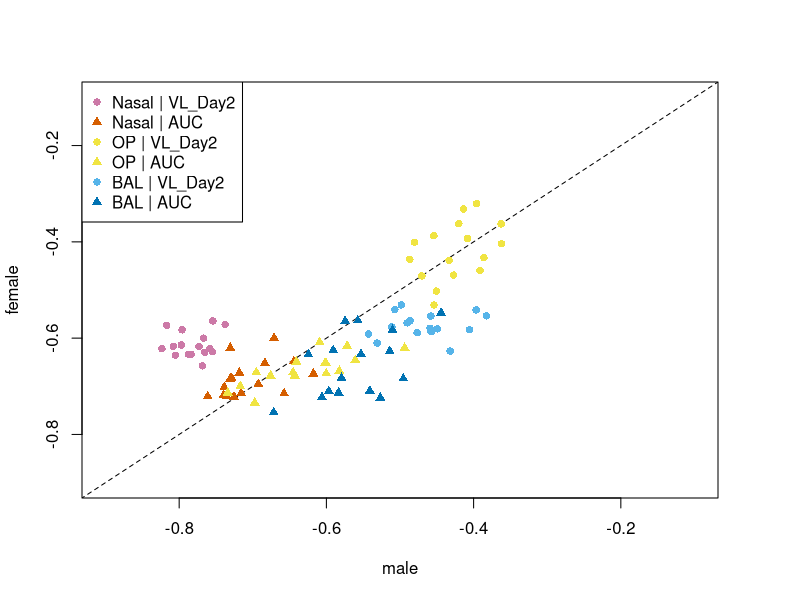
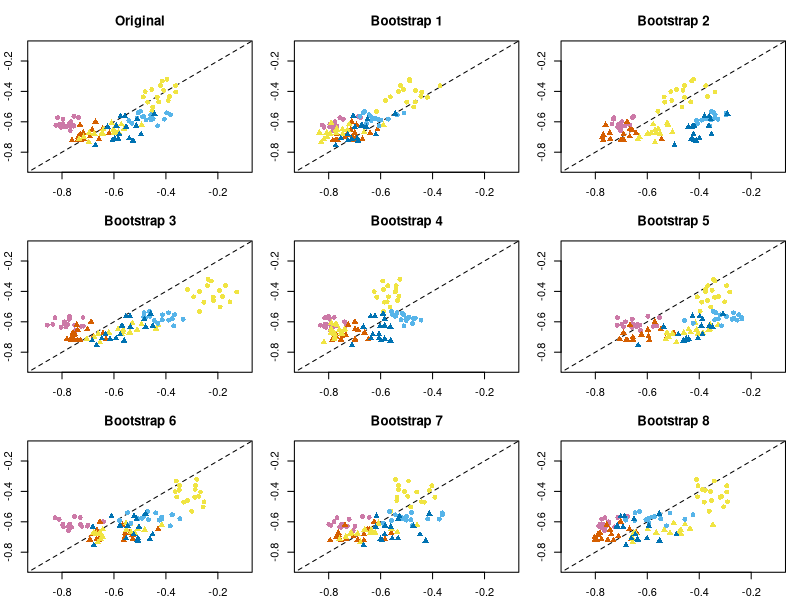

Reproduce these figures in R, in order.
## ---- chunk 1
knitr::opts_chunk$set(echo = TRUE)
library(knitr)
library(kableExtra)
library(ggplot2)
library(RColorBrewer)
library(boot)
library(dplyr)
library(readxl)
library(GGally)
library(cowplot)
library(stringr)
library(ggpubr)
## ---- chunk 2
# At the request of a reviewer, we have created a 6.2 Appendix that redoes the
# correlation Tables 6.2.1 and 6.2.2 except on only the males (6.2.1m, 6.2.2m)
# or the females (6.2.1f, 6.2.2f). We keep most of the code the same as in 
# CoP_SAP_6.2_Final.Rmd and make as few changes as needed.
#
# changes are marked in sections labeled "Appendix Changes"
## ---- chunk 3
#Functions 

#Function to get bootstrap measures of Spearman's correlation between 2 measures
boot.spearman_ci <- function(df, i) {
  df2 <- df[i, ]
  return(cor(df2$logx, df2$logy, use = "complete.obs"))
}

#Function to get Spearman's correlation and 95% CI by bootstrap
cor_return_boot <- function(logx, logy, R=5000) {
  #Get Spearman's correlation
  df1 <- data.frame(logx=logx, logy=logy)
  df1 <- df1[complete.cases(df1), ]
  df <- data.frame(cbind(rank(df1$logx), rank(df1$logy)))
  names(df) <- c("logx", "logy")
  cor_num <- cor.test(df$logx, df$logy)$estimate
  #Do 5000 bootstrap samples to calculate Spearman's CI, and get 2.5 %ile and 97.5 %ile as
  #95% bootstrap confidence bands
  boot_samp <- boot(df, boot.spearman_ci, R=R)$t
  lower <- quantile(boot_samp, 0.025)
  upper <- quantile(boot_samp, 0.975)
  
  cor_return <- data.frame(result = paste0(round(cor_num, 2), " (", round(lower, 2), ", ", round(upper, 2), ")"), row.names = NULL)
  
  return(cor_return)
}

#Function to get Spearman's correlation and 95% CI
cor_return <- function(logx, logy, output="df") {
  #Get Spearman's correlation
  #Determine ranks for X and Y
  
  df1 <- data.frame(logx=logx, logy=logy)
  df1 <- df1[complete.cases(df1), ]
  df <- data.frame(cbind(rank(df1$logx), rank(df1$logy)))
  names(df) <- c("logx", "logy")
  #Get upper and lower confidence bounds using Pearson's correlation on the ranks
  out <- cor.test(df$logx, df$logy, use="complete.obs")
  lower <- out$conf.int[1]
  upper <- out$conf.int[2]
  cor_num <- out$estimate
  if (output=="est"){
    cor_return<- cor_num
  } else if (output=="estCI"){
    cor_return<-c(estimate=cor_num,lower=lower,upper=upper)
  } else if (output=="df"){
    #Return Spearman's cor and lower & upper CI bounds as data frame
    cor_return <- data.frame(result = paste0(round(cor_num, 2), " (", round(lower, 2), ", ", round(upper, 2), ")"), row.names = NULL)
  }
  return(cor_return)
}


#This is a function for the pairs plot to remove the middle blank diagonal
gpairs_lower <- function(g){
  g$plots <- g$plots[-(1:g$nrow)]
  g$yAxisLabels <- g$yAxisLabels[-1]
  g$nrow <- g$nrow -1

  g$plots <- g$plots[-(seq(g$ncol, length(g$plots), by = g$ncol))]
  g$xAxisLabels <- g$xAxisLabels[-g$ncol]
  g$ncol <- g$ncol - 1

  g
}


#Function to make paired plots of immune markers
#Input dataframe and columns of immune markers on regular scale

immune_markers_pairs <- function(dat, cols, caption.num) {
  
  #For each manufacturer, plot a paired scatter plot for the immune correlates, with different colors for dose groups, log transform X and Y axes
  
  plots <- (gpairs_lower(ggpairs(dat, columns = cols, ggplot2::aes(col = Subgroup), upper  = list(continuous = "blank"), diag  = list(continuous = "blankDiag"), lower=list(continuous = wrap("points",size=0.5)), columnLabels = gsub('\\.|-|_', ' ', colnames(dat)[cols]), labeller = label_wrap_gen(18), legend = c(2, 1)) + scale_color_manual(values = c("red", "blue", "forestgreen", "tan1", "orchid1", "black", "purple3"), name = "Dose Group", drop=FALSE)  + theme_bw() + theme(strip.background=element_rect(fill="white"), strip.text = element_text(size=5), axis.text = element_text(size=5), axis.text.x=element_text(angle=90, vjust = 0.5, hjust=1), legend.position = "bottom") + ggtitle(dat[1, ]$manuf)))  
  
  plots[1,1]<-plots[1,1]+scale_y_continuous(trans="log10",limits=c(10,70000))+scale_x_continuous(trans="log10",limits=c(10,70000))
  plots[2,1]<-plots[2,1]+scale_y_continuous(trans="log10",limits=c(100,4000000))+scale_x_continuous(trans="log10",limits=c(10,70000))
  plots[3,1]<-plots[3,1]+scale_y_continuous(trans="log10",limits=c(100,800000))+scale_x_continuous(trans="log10",limits=c(10,70000))
  plots[4,1]<-plots[4,1]+scale_y_continuous(trans="log10",limits=c(5,90000))+scale_x_continuous(trans="log10",limits=c(10,70000))
  plots[5,1]<-plots[5,1]+scale_y_continuous(trans="log10",limits=c(5,70000))+scale_x_continuous(trans="log10",limits=c(10,70000))
  plots[6,1]<-plots[6,1]+scale_y_continuous(trans="log10",limits=c(5,35000))+scale_x_continuous(trans="log10",limits=c(10,70000))
  plots[7,1]<-plots[7,1]+scale_y_continuous(trans="log10",limits=c(5,15000))+scale_x_continuous(trans="log10",limits=c(10,70000))
  
  
  plots[2,2]<-plots[2,2]+scale_y_continuous(trans="log10",limits=c(100,4000000))+scale_x_continuous(trans="log10",limits=c(10,70000))
  plots[3,2]<-plots[3,2]+scale_y_continuous(trans="log10",limits=c(100,800000))+scale_x_continuous(trans="log10",limits=c(10,70000))
  plots[4,2]<-plots[4,2]+scale_y_continuous(trans="log10",limits=c(5,90000))+scale_x_continuous(trans="log10",limits=c(10,70000))
  plots[5,2]<-plots[5,2]+scale_y_continuous(trans="log10",limits=c(5,70000))+scale_x_continuous(trans="log10",limits=c(10,70000))
  plots[6,2]<-plots[6,2]+scale_y_continuous(trans="log10",limits=c(5,35000))+scale_x_continuous(trans="log10",limits=c(10,70000))
  plots[7,2]<-plots[7,2]+scale_y_continuous(trans="log10",limits=c(5,15000))+scale_x_continuous(trans="log10",limits=c(10,70000))
  
   plots[3,3]<-plots[3,3]+scale_y_continuous(trans="log10",limits=c(100,800000))+scale_x_continuous(trans="log10",limits=c(100,4000000))
  plots[4,3]<-plots[4,3]+scale_y_continuous(trans="log10",limits=c(5,90000))+scale_x_continuous(trans="log10",limits=c(100,4000000))
  plots[5,3]<-plots[5,3]+scale_y_continuous(trans="log10",limits=c(5,70000))+scale_x_continuous(trans="log10",limits=c(100,4000000))
  plots[6,3]<-plots[6,3]+scale_y_continuous(trans="log10",limits=c(5,35000))+scale_x_continuous(trans="log10",limits=c(100,4000000))
  plots[7,3]<-plots[7,3]+scale_y_continuous(trans="log10",limits=c(5,15000))+scale_x_continuous(trans="log10",limits=c(100,4000000))
  
  plots[4,4]<-plots[4,4]+scale_y_continuous(trans="log10",limits=c(5,90000))+scale_x_continuous(trans="log10",limits=c(100,800000))
  plots[5,4]<-plots[5,4]+scale_y_continuous(trans="log10",limits=c(5,70000))+scale_x_continuous(trans="log10",limits=c(100,800000))
  plots[6,4]<-plots[6,4]+scale_y_continuous(trans="log10",limits=c(5,35000))+scale_x_continuous(trans="log10",limits=c(100,800000))
  plots[7,4]<-plots[7,4]+scale_y_continuous(trans="log10",limits=c(5,15000))+scale_x_continuous(trans="log10",limits=c(100,800000))
  
  
  plots[5,5]<-plots[5,5]+scale_y_continuous(trans="log10",limits=c(5,70000))+scale_x_continuous(trans="log10",limits=c(5,90000))
  plots[6,5]<-plots[6,5]+scale_y_continuous(trans="log10",limits=c(5,35000))+scale_x_continuous(trans="log10",limits=c(5,90000))
  plots[7,5]<-plots[7,5]+scale_y_continuous(trans="log10",limits=c(5,15000))+scale_x_continuous(trans="log10",limits=c(5,90000))
  
  plots[6,6]<-plots[6,6]+scale_y_continuous(trans="log10",limits=c(5,35000))+scale_x_continuous(trans="log10",limits=c(5,70000))
  plots[7,6]<-plots[7,6]+scale_y_continuous(trans="log10",limits=c(5,15000))+scale_x_continuous(trans="log10",limits=c(5,70000))
  
  plots[7,7]<-plots[7,7]+scale_y_continuous(trans="log10",limits=c(5,15000))+scale_x_continuous(trans="log10",limits=c(5,35000))
  
  plots <- ggmatrix_gtable(plots) 
  
  p <- ggarrange(plots)
  annotate_figure(p, fig.lab = paste0("Figure 6.2.", caption.num), fig.lab.pos = "bottom.right")
}

#Function to make paired plots of immune markers with outcomes
#Input dataframe,  columns of immune markers on regular scale, and columns of outcomes on regular scale
markers_outcomes_pairs <- function(dat, Xcols, Ycols, caption.num) {
  #For each manufacturer, plot a paired scatter plot for the immune correlates x outcomes, with different colors for dose groups, log transform X and Y axes

  p <- gpairs_lower(ggpairs(dat, columns = c(Xcols, Ycols), ggplot2::aes(col = Subgroup), upper  = list(continuous = "blank"), diag  = list(continuous = "blankDiag"), lower=list(continuous = wrap("points",size=0.5)), columnLabels = gsub('\\.|-|_', ' ', colnames(dat)[c(Xcols, Ycols)]), labeller = label_wrap_gen(8), legend = c(2, 1)) + theme_bw() + theme(strip.background=element_rect(fill="white"), strip.text = element_text(size=5), axis.text = element_text(size=5), axis.text.x=element_text(angle=90, vjust = 0.5, hjust=1), legend.position = "bottom") + ggtitle(dat[1, ]$manuf) + scale_color_manual(values = c("red", "blue", "forestgreen", "tan1", "orchid1", "black", "purple3"), name = "Dose Group", drop=FALSE))
  
    
    #p produces a plot with all pairs of immune correlates and outcomes - however, we are not interested in pairs of immune correlates together or outcomes only
    #Get only pairs of immune correlates with outcomes
  p_y <- vector(mode = "list", length = length(Ycols))
  for (k in 1:length(Ycols)) {
    p_y[[k]] <- lapply(1:length(Xcols), function(j) getPlot(p, i = length(Xcols) + k-1, j = j))
  }
  
  new <- vector(mode = "list", length = length(Ycols)*length(Xcols))
  for (i in 1:length(Ycols)) {
    new[c(c(1:8) + (8*(i-1)))] <- p_y[[i]][c(1:8)]
  }
  
  xmin <- rep(c(10,10,100,100,5,5,5,5), 12)
  xmax <- rep(c(70000,70000,4000000,800000,90000,70000,35000,15000),12)
  ymin <- rep(c(200,100,200,100,200,100,15,15,25,25,25,25),each=8)
  ymax <- rep(c(4e7,5e8,2500000,80000000,1.5e7,1.5e8,60,50,90,60,90,80),each=8)
  
  for (i in 1:length(new)) {
    if (i < 49) {
      new[[i]] <- new[[i]] + scale_x_continuous(trans = "log10", limits = c(xmin[i], xmax[i])) + scale_y_continuous(trans = "log10", limits = c(ymin[i], ymax[i]))
    } else {
      new[[i]] <- new[[i]] + scale_x_continuous(trans = "log10", limits = c(xmin[i], xmax[i])) + scale_y_continuous(limits = c(ymin[i], ymax[i]))
    }
    
  }

  plots <- ggmatrix_gtable(ggmatrix(new, nrow=length(Ycols), ncol=length(Xcols), xAxisLabels = p$xAxisLabels[c(1:length(Xcols))], yAxisLabels = p$yAxisLabels[c(length(Xcols):(length(Xcols)+length(Ycols)-1))], labeller = label_wrap_gen(8), legend = c(2, 1), title = p$title) + theme(strip.background=element_rect(fill="white", color = "black"), legend.position = "bottom"))

  p <- ggarrange(plots)
  annotate_figure(p, fig.lab = paste0("Figure 6.2.", caption.num), fig.lab.pos = "bottom.right")
  
}

#Function to calculate geometric mean using log10 input - calculate mean of log10 values, then exponentiate back
geo_mean <- function(logX) {
  #n <- length(logX)
  geo_mean <- 10^mean(logX, na.rm=T)
  #geo_mean <- prod(x)^(1/n)
  return(geo_mean)
}

#Determine geometric mean ratio - function inputs are x and y on the log scale and regular scale, and the limit of detection for y
gmr <- function(logX, binY) {
  d <- data.frame(logX = logX, binY=binY)
  #Split the data based on whether y is above the LOD, or at or below the LOD
  #Get the geometric mean of the x (correlate) values of each of the 2 groups, and
  #determine the ratio
  gmr <- tryCatch(geo_mean(d[d$binY==1, "logX"])/geo_mean(d[d$binY==0, "logX"]), error = function(e) NA)
  gmr <- tryCatch(if (gmr > 10000) {
    gmr <- formatC(gmr, format = "e", digits = 2)
  } else {
    gmr <- round(gmr, 2)
  }, error=function(e) NA)
  #T-test on the log10-correlate value between the 2 groups (y above LOD, or y at/below LOD)
  #Do same t-test to get confidence interaval bounds, then back transform by raising the upper and lower
  #CI limits to the 10th power
  tst <- tryCatch(t.test(d[d$binY==1, "logX"], d[d$binY==0, "logX"]), error=function(e) NA)
  lower <- tryCatch(10^(tst)$conf.int[1], error=function(e) NA)
  upper <- tryCatch(10^(tst)$conf.int[2], error=function(e) NA)
  upper <- tryCatch(if (upper > 10000) {
    upper <- formatC(upper, format = "e", digits = 2)
  } else {
    upper <- round(upper, 2)
  }, error=function(e) NA)
  lower <- tryCatch(if (lower > 10000) {
    lower <- formatC(lower, format = "e", digits = 2)
  } else {
    lower <- round(lower, 2)
  }, error=function(e) NA)
  df <- data.frame(result = ifelse(!is.na(gmr) & !is.na(lower) & !is.na(upper), yes = paste0(gmr, " (", lower, ", ", upper, ")"), no = ifelse((is.na(lower) | is.na(upper)) & !is.na(gmr), yes = paste0(gmr, " (NA)"), no=NA)), row.names = NULL)
  return(df)
}
## ---- chunk 4
D <- as.data.frame(readxl::read_xlsx("./data/allDat.xlsx"))
D$manuf <- factor(D$`Vaccine Candidate`, levels = c("Janssen Single Dose", "Janssen Two Dose", "Moderna", "Novavax", "Sanofi", "Placebo"), labels = c("Janssen", "Janssen", "Moderna", "Novavax", "Sanofi", "Placebo"))
D$`Challenge Day` <- factor(D$`Challenge Day`)
## ---- chunk 5
# Appendix Changes
D.m<- subset(D,Sex=="Male")
D.f<- subset(D,Sex=="Female")
## ---- chunk 6
cont.outcomes.log <- grep("log_VL|AUC", names(D))
cont.outcomes.reg <- grep("VL Day 2|AUC", names(D))
bin.outcomes <- grep("bin", names(D))

immune.markers.log <- grep("log_MN|log_PsVNA|log_MSD", names(D))
immune.markers.reg <- grep("(?<!log_)MN|(?<!log_)PsVNA|(?<!log_)MSD", names(D), perl=T)
## ---- chunk 7
# Appendix Changes
cont.outcomes.log.m <- grep("log_VL|AUC", names(D.m))
cont.outcomes.reg.m <- grep("VL Day 2|AUC", names(D.m))
bin.outcomes.m <- grep("bin", names(D.m))

immune.markers.log.m <- grep("log_MN|log_PsVNA|log_MSD", names(D.m))
immune.markers.reg.m <- grep("(?<!log_)MN|(?<!log_)PsVNA|(?<!log_)MSD", names(D.m), perl=T)

cont.outcomes.log.f <- grep("log_VL|AUC", names(D.f))
cont.outcomes.reg.f <- grep("VL Day 2|AUC", names(D.f))
bin.outcomes.f <- grep("bin", names(D.f))

immune.markers.log.f <- grep("log_MN|log_PsVNA|log_MSD", names(D.f))
immune.markers.reg.f <- grep("(?<!log_)MN|(?<!log_)PsVNA|(?<!log_)MSD", names(D.f), perl=T)
## ---- chunk 8
# Appendix Changes

#for (i in 1:length(unique(D$manuf))) {
#  print(immune_markers_pairs(D[D$manuf == (unique(D$manuf)[i]), ], cols=immune.markers.reg, i))
#  
#}
## ---- chunk 9
# Appendix Changes

# Male 
combs.m <- combn(immune.markers.log.m, 2)
outcomes.m <- matrix(NA, nrow=length(immune.markers.log.m), ncol = length(immune.markers.log.m))

for (i in 1:ncol(combs.m)) {
  outcomes.m[which(immune.markers.log.m == combs.m[2, i]), which(immune.markers.log.m == combs.m[1, i])] <- cor_return(D.m[ ,combs.m[1, i]], D.m[ ,combs.m[2, i]])[1, 1]
}

outcomes.m <- as.data.frame(outcomes.m)
names(outcomes.m) <- gsub("_", " ", names(D.m)[immune.markers.log.m])
names(outcomes.m) <- gsub(".", " ", names(outcomes.m), fixed=T)

row.names(outcomes.m) <- gsub("_", " ", names(D.m)[immune.markers.log.m])
row.names(outcomes.m) <- gsub(".", " ", row.names(outcomes.m), fixed=T)

outcomes.m <- apply(outcomes.m, c(1, 2), function(x){ifelse(is.na(x), "-", x)})

kable(outcomes.m, row.names = TRUE, caption = "Table 6.2.1m: (Male Only) Spearman Correlations of Virus-Specific Antibodies", align = "c", escape = F) %>% kable_styling(latex_options=c(position = "HOLD_position")) %>% column_spec(1, width = "5em") %>% column_spec(c(2:(length(immune.markers.log.m)+1)), width = "3em")
## ---- chunk 10
# Appendix Changes
# Female 

combs.f <- combn(immune.markers.log.f, 2)
outcomes.f <- matrix(NA, nrow=length(immune.markers.log.f), ncol = length(immune.markers.log.f))

for (i in 1:ncol(combs.f)) {
  outcomes.f[which(immune.markers.log.f == combs.f[2, i]), which(immune.markers.log.f == combs.f[1, i])] <- cor_return(D.f[ ,combs.f[1, i]], D.f[ ,combs.f[2, i]])[1, 1]
}

outcomes.f <- as.data.frame(outcomes.f)
names(outcomes.f) <- gsub("_", " ", names(D.f)[immune.markers.log.f])
names(outcomes.f) <- gsub(".", " ", names(outcomes.f), fixed=T)

row.names(outcomes.f) <- gsub("_", " ", names(D.f)[immune.markers.log.f])
row.names(outcomes.f) <- gsub(".", " ", row.names(outcomes.f), fixed=T)

outcomes.f <- apply(outcomes.f, c(1, 2), function(x){ifelse(is.na(x), "-", x)})

kable(outcomes.f, row.names = TRUE, caption = "6.2.1f: (Female Only) Spearman Correlations of Virus-Specific Antibodies", align = "c", escape = F) %>% kable_styling(latex_options=c(position = "HOLD_position")) %>% column_spec(1, width = "5em") %>% column_spec(c(2:(length(immune.markers.log.f)+1)), width = "3em")


## ---- chunk 11
# Appendix Changes

#for (i in 1:length(unique(D$manuf))) {
#  print(markers_outcomes_pairs(D[D$manuf == (unique(D$manuf)[i]), ], Xcols=immune.markers.reg, Ycols=cont.outcomes.reg, #i+length(unique(D$manuf))))
#  
#}
## ---- chunk 12
# Appendix Changes 

# Male
combs.m <- combn(cont.outcomes.log.m, 2)
outcomes.m <- matrix(NA, nrow=length(cont.outcomes.log.m), ncol = length(cont.outcomes.log.m))

for (i in 1:ncol(combs.m)) {
  outcomes.m[which(cont.outcomes.log.m == combs.m[2, i]), which(cont.outcomes.log.m == combs.m[1, i])] <- cor_return(D.m[ ,combs.m[1, i]], D.m[ ,combs.m[2, i]])[1, 1]
}

outcomes.m <- as.data.frame(outcomes.m)
names(outcomes.m) <- gsub("_", " ", names(D.m)[cont.outcomes.log.m])
names(outcomes.m) <- gsub(".", " ", names(outcomes.m), fixed=T)
#names(outcomes) <- str_wrap(names(outcomes), 20)
names(outcomes.m) <- gsub("PostChallenge", "Post Challenge", names(outcomes.m))

row.names(outcomes.m) <- gsub("_", " ", names(D.m)[cont.outcomes.log.m])
row.names(outcomes.m) <- gsub(".", " ", row.names(outcomes.m), fixed=T)

outcomes.m <- apply(outcomes.m, c(1, 2), function(x){ifelse(is.na(x), "-", x)})

kable(outcomes.m, row.names = TRUE, caption = "6.2.2m: (Male Only) Spearman Correlations of Viral Load Outcomes", align = "c", escape = F) %>% kable_styling(latex_options=c(position = "HOLD_position")) %>% column_spec(1, width = "6em") %>% column_spec(c(2:(length(cont.outcomes.log.m)+1)), width = "2.5em")
## ---- chunk 13
# Appendix Changes
# Female
combs.f <- combn(cont.outcomes.log.f, 2)
outcomes.f <- matrix(NA, nrow=length(cont.outcomes.log.f), ncol = length(cont.outcomes.log.f))

for (i in 1:ncol(combs.f)) {
  outcomes.f[which(cont.outcomes.log.f == combs.f[2, i]), which(cont.outcomes.log.f == combs.f[1, i])] <- cor_return(D.f[ ,combs.f[1, i]], D.f[ ,combs.f[2, i]])[1, 1]
}

outcomes.f <- as.data.frame(outcomes.f)
names(outcomes.f) <- gsub("_", " ", names(D.f)[cont.outcomes.log.f])
names(outcomes.f) <- gsub(".", " ", names(outcomes.f), fixed=T)
#names(outcomes) <- str_wrap(names(outcomes), 20)
names(outcomes.f) <- gsub("PostChallenge", "Post Challenge", names(outcomes.f))

row.names(outcomes.f) <- gsub("_", " ", names(D.f)[cont.outcomes.log.f])
row.names(outcomes.f) <- gsub(".", " ", row.names(outcomes.f), fixed=T)

outcomes.f <- apply(outcomes.f, c(1, 2), function(x){ifelse(is.na(x), "-", x)})

kable(outcomes.f, row.names = TRUE, caption = "6.2.2f: (Female Only) Spearman Correlations of Viral Load Outcomes", align = "c", escape = F) %>% kable_styling(latex_options=c(position = "HOLD_position")) %>% column_spec(1, width = "6em") %>% column_spec(c(2:(length(cont.outcomes.log.f)+1)), width = "2.5em") 


## ---- chunk 14
# Appendix Changes

# Male
combs2.m <- expand.grid(cont.outcomes.log.m, immune.markers.log.m)

outcomes2.m <- matrix(NA, ncol=length(immune.markers.log.m), nrow = length(cont.outcomes.log.m))


for (i in 1:nrow(combs2.m)) {
  outcomes2.m[which(cont.outcomes.log.m == combs2.m[i, 1]), which(immune.markers.log.m == combs2.m[i, 2])] <- cor_return(D.m[ ,combs2.m[i, 1]], D.m[ ,combs2.m[i, 2]])[1, 1]
}

outcomes2.m <- as.data.frame(outcomes2.m)
names(outcomes2.m) <- gsub("_", " ", names(D.m)[immune.markers.log.m])
names(outcomes2.m) <- gsub(".", " ", names(outcomes2.m), fixed=T)

row.names(outcomes2.m) <- gsub("_", " ", names(D)[cont.outcomes.log.m])
row.names(outcomes2.m) <- gsub(".", " ", row.names(outcomes2.m), fixed=T)

kable(outcomes2.m, row.names = TRUE, caption = "6.2.3m: (Male Only) Spearman Correlations of Virus-Specific Antibodies with Viral Load Measurements", align = "c", escape = F) %>% kable_styling(latex_options=c(position = "HOLD_position")) %>% column_spec(1, width = "6em") %>% column_spec(c(2:(length(immune.markers.log.m)+1)), width = "3em")
## ---- chunk 15
# Appendix Changes
# Female
combs2.f <- expand.grid(cont.outcomes.log.f, immune.markers.log.f)

outcomes2.f <- matrix(NA, ncol=length(immune.markers.log.f), nrow = length(cont.outcomes.log.f))


for (i in 1:nrow(combs2.f)) {
  outcomes2.f[which(cont.outcomes.log.f == combs2.f[i, 1]), which(immune.markers.log.f == combs2.f[i, 2])] <- cor_return(D.f[ ,combs2.f[i, 1]], D.f[ ,combs2.f[i, 2]])[1, 1]
}

outcomes2.f <- as.data.frame(outcomes2.f)
names(outcomes2.f) <- gsub("_", " ", names(D.f)[immune.markers.log.f])
names(outcomes2.f) <- gsub(".", " ", names(outcomes2.f), fixed=T)

row.names(outcomes2.f) <- gsub("_", " ", names(D)[cont.outcomes.log.f])
row.names(outcomes2.f) <- gsub(".", " ", row.names(outcomes2.f), fixed=T)

kable(outcomes2.f, row.names = TRUE, caption = "6.2.3f: (Female Only) Spearman Correlations of Virus-Specific Antibodies with Viral Load Measurements", align = "c", escape = F) %>% kable_styling(latex_options=c(position = "HOLD_position")) %>% column_spec(1, width = "6em") %>% column_spec(c(2:(length(immune.markers.log.f)+1)), width = "3em")

## ---- chunk 16

plot.Corr.by.Sex<-function(Data,TITLE="",LEGEND=FALSE,fixlimits=TRUE){

  Data.m<- subset(Data,Sex=="Male")
  Data.f<- subset(Data,Sex=="Female")
  cont.outcomes.log.m <- grep("log_VL|AUC", names(Data.m))
  cont.outcomes.reg.m <- grep("VL Day 2|AUC", names(Data.m))

  immune.markers.log.m <- grep("log_MN|log_PsVNA|log_MSD", names(Data.m))
  immune.markers.reg.m <- grep("(?<!log_)MN|(?<!log_)PsVNA|(?<!log_)MSD", names(Data.m), perl=T)
  
  cont.outcomes.log.f <- grep("log_VL|AUC", names(Data.f))
  cont.outcomes.reg.f <- grep("VL Day 2|AUC", names(Data.f))

  immune.markers.log.f <- grep("log_MN|log_PsVNA|log_MSD", names(Data.f))
  immune.markers.reg.f <- grep("(?<!log_)MN|(?<!log_)PsVNA|(?<!log_)MSD", names(Data.f), perl=T)
  
  
  
  # Both 
  combs <- t(expand.grid(cont.outcomes.log, immune.markers.log))
  outcomes <- matrix(NA, nrow=length(immune.markers.log), ncol = length(cont.outcomes.log))
  
  for (i in 1:ncol(combs)) {
    outcomes[which(immune.markers.log == combs[2, i]), which(cont.outcomes.log == combs[1, i])] <- 
      cor_return(Data[ ,combs[1, i]], Data[ ,combs[2, i]],output="est")
  }
  
  # Male 
  combs.m <- t(expand.grid(cont.outcomes.log.m, immune.markers.log.m))
  outcomes.m <-outcomes.m.lower<-outcomes.m.upper<- matrix(NA, nrow=length(immune.markers.log.m), ncol = length(cont.outcomes.log.m))
  
  for (i in 1:ncol(combs.m)) {
    outcomes.m[which(immune.markers.log.m == combs.m[2, i]), which(cont.outcomes.log.m == combs.m[1, i])] <- 
      cor_return(Data.m[ ,combs.m[1, i]], Data.m[ ,combs.m[2, i]],output="estCI")[1]
    outcomes.m.lower[which(immune.markers.log.m == combs.m[2, i]), which(cont.outcomes.log.m == combs.m[1, i])] <- 
      cor_return(Data.m[ ,combs.m[1, i]], Data.m[ ,combs.m[2, i]],output="estCI")[2]
    outcomes.m.upper[which(immune.markers.log.m == combs.m[2, i]), which(cont.outcomes.log.m == combs.m[1, i])] <- 
      cor_return(Data.m[ ,combs.m[1, i]], Data.m[ ,combs.m[2, i]],output="estCI")[3]
  }
  
  
  
  # Female 
  combs.f <- t(expand.grid(cont.outcomes.log.f, immune.markers.log.f))
  outcomes.f <-outcomes.f.lower<-outcomes.f.upper<- matrix(NA, nrow=length(immune.markers.log.f), ncol = length(cont.outcomes.log.f),
                                                           dimnames=list(names(D.f)[immune.markers.log.f],
                                                                         names(D.f)[cont.outcomes.log.f]))
  
  for (i in 1:ncol(combs.f)) {
    outcomes.f[which(immune.markers.log.f == combs.f[2, i]), which(cont.outcomes.log.f == combs.f[1, i])] <- 
      cor_return(D.f[ ,combs.f[1, i]], D.f[ ,combs.f[2, i]],output="estCI")[1]
    outcomes.f.lower[which(immune.markers.log.f == combs.f[2, i]), which(cont.outcomes.log.f == combs.f[1, i])] <- 
      cor_return(D.f[ ,combs.f[1, i]], D.f[ ,combs.f[2, i]],output="estCI")[2]
    outcomes.f.upper[which(immune.markers.log.f == combs.f[2, i]), which(cont.outcomes.log.f == combs.f[1, i])] <- 
      cor_return(D.f[ ,combs.f[1, i]], D.f[ ,combs.f[2, i]],output="estCI")[3]
  }
  
  t(outcomes.f)
  
  if (fixlimits){
    XLIM<-c(-0.9,-0.1)
    YLIM<-c(-0.9,-0.1)

  plot(as.vector(outcomes.m),as.vector(outcomes.f), type="n",xlab="male",ylab="female",
       xlim=XLIM,ylim=YLIM,
       main=TITLE)
  } else {
    plot(as.vector(outcomes.m),as.vector(outcomes.f), type="n",xlab="male",ylab="female",
         main=TITLE)
  }
  
  #segments(x0=as.vector(outcomes.m),
  #         y0=as.vector(outcomes.f.lower),
  #         x1=as.vector(outcomes.m),
  #         y1=as.vector(outcomes.f.upper),col=gray(0.95),lwd=2)
  #segments(x0=as.vector(outcomes.m.lower),
  #         y0=as.vector(outcomes.f),
  #         x1=as.vector(outcomes.m.upper),
  #         y1=as.vector(outcomes.f),col=gray(0.95),lwd=2)
  #points(as.vector(outcomes.m),as.vector(outcomes.f),pch=16)
  lines(c(-1,1),c(-1,1),lty=2)
  # add colored points
  addPoints<-function(loc,type,color,PCH=16){
    I<- 1:ncol(Data)
    pick.outcomes<- I[grepl(loc,names(Data)) & grepl(type,names(Data))]
    pick.col<- which(cont.outcomes.log %in% pick.outcomes)
    points(as.vector(outcomes.m[,pick.col]),as.vector(outcomes.f[,pick.col]),pch=PCH,col=color)
  }
  
  
  LOC<-c("Nasal","Nasal","OP","OP","BAL","BAL")
  TYPE<-rep(c("VL_Day2","AUC"),3)
  
  COLOR<-palette.colors()[c(8,7,3,6,5,4)]
  COLOR<-palette.colors()[c(8,7,5,5,3,6)]
  PCH<- rep(c(16,17),3)
  for (i in 1:length(LOC)){
    addPoints(LOC[i],TYPE[i],COLOR[i],PCH[i])  
  }
  
  if (LEGEND) legend("topleft",legend=paste0(LOC," | ",TYPE), col=COLOR,pch=PCH)
  
  
  
}

## ---- chunk 17
par(mfrow=c(1,1),mar=c(5,4,4,4)+0.1)
plot.Corr.by.Sex(D,LEGEND = TRUE)

## ---- chunk 18
par(mfrow=c(3,3),mar=c(2.1,2.1,3.1,1.1))
plot.Corr.by.Sex(D,"Original")
for (i in 1:8){
  set.seed(i)
  I<- 1:nrow(D)
  D.i<- D[sample(I,replace=TRUE),]
  plot.Corr.by.Sex(D.i,paste0("Bootstrap ",i))
}

## ---- chunk 19
# Appendix Changes
#combs3 <- expand.grid(immune.markers.log, bin.outcomes)

#outcomes3 <- matrix(NA, nrow=length(immune.markers.log), ncol = length(bin.outcomes))


#for (i in 1:nrow(combs3)) {
#  outcomes3[which(immune.markers.log == combs3[i, 1]), which(bin.outcomes == combs3[i, 2])] <- gmr(D[ ,combs3[i, 1]], D[ ,combs3[i, #2]])[1, 1]
#}

#outcomes3 <- as.data.frame(outcomes3)
#names(outcomes3) <- gsub("_", " ", names(D)[bin.outcomes])
#names(outcomes3) <- gsub(".", " ", names(outcomes3), fixed=T)

#row.names(outcomes3) <- gsub("_", " ", names(D)[immune.markers.log])
#row.names(outcomes3) <- gsub(".", " ", row.names(outcomes3), fixed=T)

#kable(outcomes3, row.names = TRUE, caption = "Geometric Mean Ratios of Virus-Specific Antibodies with Binary Viral Load Measurements", #align = "c", escape = F) %>% kable_styling(latex_options=c(position = "HOLD_position")) %>% column_spec(1, width = "5em") %>% #column_spec(c(2:(length(bin.outcomes)+1)), width = "5em") %>% footnote(general = "NA is indicated when there is only 1 negative signal #and so a 95% CI can not be calculated.")
